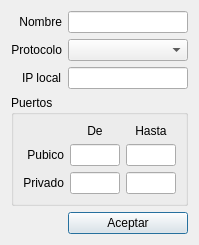
<?xml version="1.0" encoding="UTF-8"?>
<ui version="4.0">
 <class>DlgPortEdit</class>
 <widget class="QDialog" name="DlgPortEdit">
  <property name="geometry">
   <rect>
    <x>0</x>
    <y>0</y>
    <width>199</width>
    <height>223</height>
   </rect>
  </property>
  <property name="windowTitle">
   <string>Edicion redirección puerto</string>
  </property>
  <layout class="QGridLayout" name="gridLayout_2">
   <item row="0" column="2">
    <widget class="QLineEdit" name="nameLineEdit"/>
   </item>
   <item row="0" column="0" colspan="2">
    <widget class="QLabel" name="label">
     <property name="text">
      <string>Nombre</string>
     </property>
     <property name="alignment">
      <set>Qt::AlignRight|Qt::AlignTrailing|Qt::AlignVCenter</set>
     </property>
    </widget>
   </item>
   <item row="1" column="2">
    <widget class="QIPProtocolComboBox" name="protocolComboBox"/>
   </item>
   <item row="3" column="0" colspan="3">
    <widget class="QGroupBox" name="groupBox">
     <property name="title">
      <string>Puertos</string>
     </property>
     <layout class="QGridLayout" name="gridLayout">
      <item row="0" column="1">
       <widget class="QLabel" name="label_4">
        <property name="text">
         <string>De</string>
        </property>
        <property name="alignment">
         <set>Qt::AlignCenter</set>
        </property>
       </widget>
      </item>
      <item row="0" column="2">
       <widget class="QLabel" name="label_6">
        <property name="text">
         <string>Hasta</string>
        </property>
        <property name="alignment">
         <set>Qt::AlignCenter</set>
        </property>
       </widget>
      </item>
      <item row="1" column="0">
       <widget class="QLabel" name="label_2">
        <property name="text">
         <string>Pubico</string>
        </property>
        <property name="alignment">
         <set>Qt::AlignRight|Qt::AlignTrailing|Qt::AlignVCenter</set>
        </property>
       </widget>
      </item>
      <item row="1" column="1">
       <widget class="QLineEdit" name="fromPublicPortLineEdit"/>
      </item>
      <item row="1" column="2">
       <widget class="QLineEdit" name="toPublicPortLineEdit"/>
      </item>
      <item row="2" column="0">
       <widget class="QLabel" name="label_3">
        <property name="text">
         <string>Privado</string>
        </property>
        <property name="alignment">
         <set>Qt::AlignRight|Qt::AlignTrailing|Qt::AlignVCenter</set>
        </property>
       </widget>
      </item>
      <item row="2" column="1">
       <widget class="QLineEdit" name="fromPrivatePortLineEdit"/>
      </item>
      <item row="2" column="2">
       <widget class="QLineEdit" name="toPrivatePortLineEdit"/>
      </item>
     </layout>
    </widget>
   </item>
   <item row="4" column="2">
    <widget class="QPushButton" name="acceptButton">
     <property name="text">
      <string>Aceptar</string>
     </property>
    </widget>
   </item>
   <item row="1" column="0" colspan="2">
    <widget class="QLabel" name="label_5">
     <property name="text">
      <string>Protocolo</string>
     </property>
     <property name="alignment">
      <set>Qt::AlignRight|Qt::AlignTrailing|Qt::AlignVCenter</set>
     </property>
    </widget>
   </item>
   <item row="4" column="0" colspan="2">
    <spacer name="horizontalSpacer">
     <property name="orientation">
      <enum>Qt::Horizontal</enum>
     </property>
     <property name="sizeHint" stdset="0">
      <size>
       <width>40</width>
       <height>20</height>
      </size>
     </property>
    </spacer>
   </item>
   <item row="2" column="2">
    <widget class="QLineEdit" name="ipLineEdit"/>
   </item>
   <item row="2" column="1">
    <widget class="QLabel" name="label_7">
     <property name="text">
      <string>IP local</string>
     </property>
    </widget>
   </item>
  </layout>
 </widget>
 <customwidgets>
  <customwidget>
   <class>QIPProtocolComboBox</class>
   <extends>QComboBox</extends>
   <header>Utils/PortForward.h</header>
  </customwidget>
 </customwidgets>
 <resources/>
 <connections/>
</ui>
